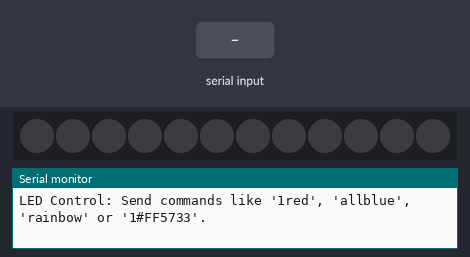
Bench run of a sketch on a simulated Arduino Uno, built with avr-gcc and run on an emulated ATmega328P. Parts: 12 RGB LEDs in strip order, left to right, the last lines printed to the serial monitor. Inputs (shaded band) come from the test bench.

Above: at 1.2 s.
1.3 s: "rainbow\n" received over Serial
At 1.46 s:
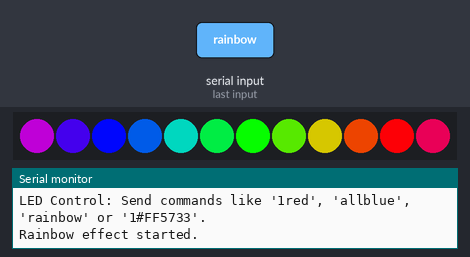
3.7 s: "allred\n" received over Serial
At 4.3 s:
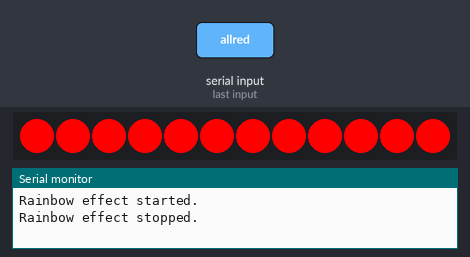
5.2 s: "rainbow90\n" received over Serial
At 5.36 s:
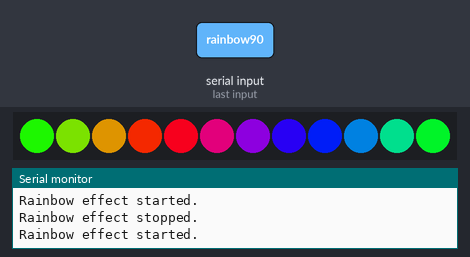
8.2 s: "allgreen\n" received over Serial
At 9.0 s:
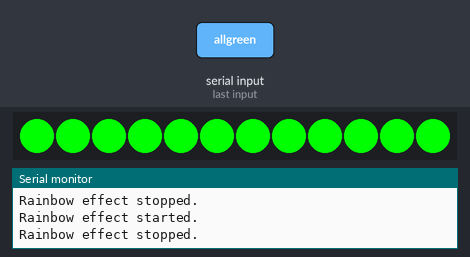
9.7 s: "allblue\n" received over Serial
At 10.0 s:
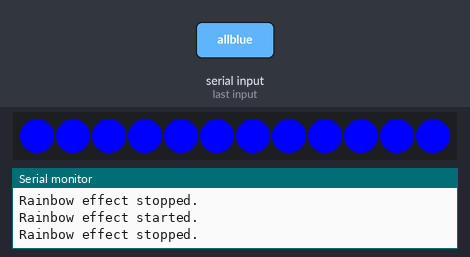
11.2 s: "allwhite\n" received over Serial
At 12.3 s:
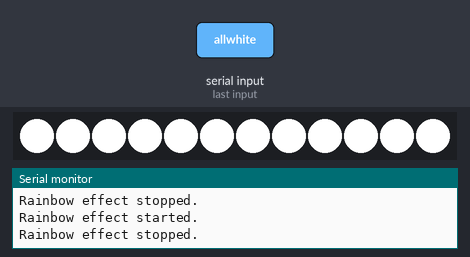
Timing chart, 0 to 13.7 s (numbered marks = the images above; inputs shaded):
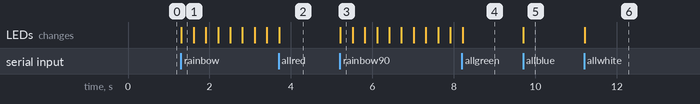

The sketch:

neopixel_serial_control.ino
```cpp
#include <Adafruit_NeoPixel.h>

#define PIN            6  // NeoPixel modülünün bağlı olduğu pin
#define NUM_PIXELS     12 // LED sayısı

Adafruit_NeoPixel strip(NUM_PIXELS, PIN, NEO_GRB + NEO_KHZ800);

unsigned long lastUpdate = 0;
unsigned long rainbowDelay = 20; // Rainbow efektinin güncellenme hızı

bool rainbowActive = false;  // Rainbow efektinin aktif olup olmadığını kontrol etmek için

void setup() {
  Serial.begin(9600);  // Seri iletişim başlat
  strip.begin();  // NeoPixel modülünü başlat
  strip.show();   // Başlangıçta tüm LED'leri kapalı tut
  Serial.println("LED Control: Send commands like '1red', 'allblue', 'rainbow' or '1#FF5733'.");
}

void loop() {
  if (Serial.available() > 0) {
    String input = Serial.readStringUntil('\n');
    input.trim();  // Girilen komutu temizle (boşluklardan arındır)
    processCommand(input);  // Komutu işle
  }

  // Gökkuşağı efekti her 'rainbowDelay' milisaniyede bir çalışır
  if (rainbowActive) {
    unsigned long currentMillis = millis();
    if (currentMillis - lastUpdate >= rainbowDelay) {
      lastUpdate = currentMillis;
      rainbowEffect();  // Gökkuşağı efekti çalıştır
    }
  }
}

// Komutları işleyen fonksiyon
void processCommand(String command) {
  // Rainbow efekti çalışırken herhangi bir LED komutu verilirse, rainbow durdurulacak
  if (rainbowActive && !command.startsWith("rainbow")) {
    rainbowActive = false;  // Rainbow efektini durdur
    strip.clear();  // Tüm LED'leri kapat
    strip.show();
    Serial.println("Rainbow effect stopped.");
  }

  if (command.startsWith("all")) {
    // 'all' komutunun ardından gelen renk ne olursa olsun işlenecek
    if (command == "allred") {
      setAllColor(strip.Color(255, 0, 0));  // Kırmızı
    } else if (command == "allgreen") {
      setAllColor(strip.Color(0, 255, 0));  // Yeşil
    } else if (command == "allblue") {
      setAllColor(strip.Color(0, 0, 255));  // Mavi
    } else if (command == "allwhite") {
      setAllColor(strip.Color(255, 255, 255));  // Beyaz
    } else if (command == "alloff") {
      strip.clear();  // Tüm LED'leri kapat
      strip.show();
      rainbowActive = false;  // Rainbow efekti kapatıldı
      Serial.println("All LEDs are off.");
    } else if (command.startsWith("all#")) {
      setAllColor(hexToColor(command.substring(4)));  // HEX renk kodu
    } else {
      Serial.println("Invalid 'all' command.");
    }
  } else if (command.startsWith("rainbow")) {
    rainbowActive = true;  // Rainbow efekti aktif yapıldı
    Serial.println("Rainbow effect started.");
  } else if (command == "off") {
    rainbowActive = false;  // Rainbow efekti durduruldu
    strip.clear();  // Tüm LED'leri kapat
    strip.show();
    Serial.println("Rainbow effect stopped.");
  } else {
    // LED numarası ve renk komutları (1red, 10green, vb.)
    int ledNumber = 0;
    String color = "";

    // İlk önce komutun sayısal kısmını kontrol edelim
    int i = 0;
    while (i < command.length() && isDigit(command.charAt(i))) {
      ledNumber = ledNumber * 10 + (command.charAt(i) - '0');
      i++;
    }

    // Eğer sayısal kısmı bulduysak, geri kalan kısmı alalım
    if (ledNumber >= 1 && ledNumber <= NUM_PIXELS) {
      // Geri kalan kısmı renk olarak al
      color = command.substring(i);

      uint32_t colorCode;

      // HEX kodu ile giriş
      if (color.startsWith("#")) {
        colorCode = hexToColor(color.substring(1));  // HEX renk kodu ile renk ata
      }
      // Yazılı renk komutu ile renk atama
      else {
        colorCode = getColorFromString(color);  // Yazılı renk komutunu işleyerek renk kodunu al
      }

      setLEDColor(ledNumber - 1, colorCode);  // LED'e renk ata
    } else {
      Serial.println("Invalid command.");
    }
  }
}

// Belirtilen LED'in rengini ayarlama
void setLEDColor(int index, uint32_t color) {
  strip.setPixelColor(index, color);  // Renk kodu ile LED'i ayarla
  strip.show();  // LED'leri güncelle
}

// Tüm LED'lere aynı rengi atama
void setAllColor(uint32_t color) {
  for (int i = 0; i < NUM_PIXELS; i++) {
    strip.setPixelColor(i, color);
  }
  strip.show();
}

// Gökkuşağı efekti
void rainbowEffect() {
  // LED'lere renk atama
  int wheelPos = millis() / 10;  // Zamanla hareket eden renkler
  for (int i = 0; i < NUM_PIXELS; i++) {
    int colorWheelPos = (i * 256 / NUM_PIXELS + wheelPos) % 256;  // Her LED için farklı renk tonu
    strip.setPixelColor(i, Wheel(colorWheelPos));  // Wheel fonksiyonu renk yaratır
  }
  strip.show();
}

// Renk çarkı fonksiyonu (gökkuşağını oluşturur)
uint32_t Wheel(byte WheelPos) {
  if (WheelPos < 85) {
    return strip.Color(WheelPos * 3, 255 - WheelPos * 3, 0);  // Kırmızı'dan Sarı'ya
  } else if (WheelPos < 170) {
    WheelPos -= 85;
    return strip.Color(255 - WheelPos * 3, 0, WheelPos * 3);  // Sarı'dan Mavi'ye
  } else {
    WheelPos -= 170;
    return strip.Color(0, WheelPos * 3, 255 - WheelPos * 3);  // Mavi'den Kırmızı'ya
  }
}

// HEX renk kodunu uint32_t renk formatına dönüştürme
uint32_t hexToColor(String hexColor) {
  // HEX renk kodu doğru formatta mı?
  if (hexColor.length() == 6) {
    long number = strtol(hexColor.c_str(), NULL, 16);  // Hex kodunu long tipe dönüştür
    byte r = (number >> 16) & 0xFF;
    byte g = (number >> 8) & 0xFF;
    byte b = number & 0xFF;
    return strip.Color(r, g, b);  // Renk kodunu döndür
  } else {
    Serial.println("Invalid HEX color code.");
    return strip.Color(0, 0, 0);  // Hatalı hex kodu durumunda siyah döndür
  }
}

// Yazılı renk komutlarından `uint32_t` değerini döndürme
uint32_t getColorFromString(String color) {
  if (color == "red") {
    return strip.Color(255, 0, 0);  // Kırmızı
  } else if (color == "green") {
    return strip.Color(0, 255, 0);  // Yeşil
  } else if (color == "blue") {
    return strip.Color(0, 0, 255);  // Mavi
  } else if (color == "yellow") {
    return strip.Color(255, 255, 0);  // Sarı
  } else if (color == "white") {
    return strip.Color(255, 255, 255);  // Beyaz
  } else {
    return strip.Color(0, 0, 0);  // Geçersiz renk için siyah döndür
  }
}
```

Measured:
- after the input at 1.3 s, the LEDs: change at once (image 1)
- after the input at 3.7 s, the LEDs: change at once (image 2)
- after the input at 5.2 s, the LEDs: change at once (image 3)
- after the input at 8.2 s, the LEDs: change at once (image 4)
- after the input at 9.7 s, the LEDs: change at once (image 5)
- after the input at 11.2 s, the LEDs: change at once (image 6)
